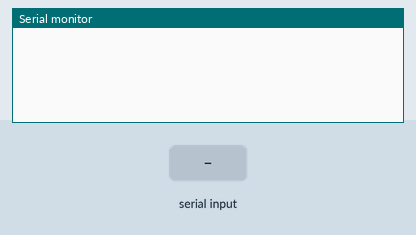
This sketch was run on a simulated Arduino Uno, built with avr-gcc and run on an emulated ATmega328P. Parts: the last lines printed to the serial monitor. The inputs (shaded band) are chosen by the test bench.

Above: at 1.2 s.
1.3 s: "90,45\n" received over Serial
At 2.5 s:
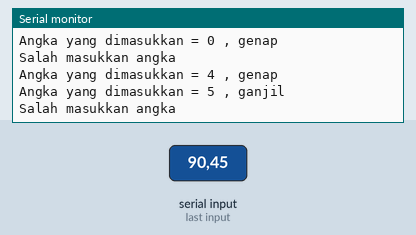
2.8 s: "30,150\n" received over Serial
At 3.9 s:
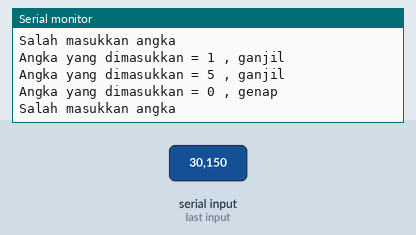
Timing chart, 0 to 5.8 s (numbered marks = the images above; inputs shaded):
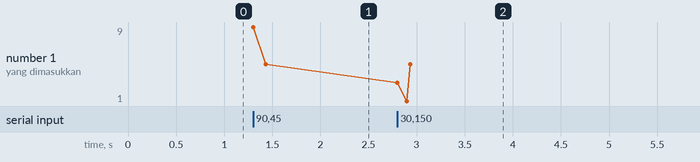

Measured:
- after the input at 1.3 s, the serial monitor: prints a new line at once (image 1)
- after the input at 2.8 s, the serial monitor: prints a new line at once (image 2)

The sketch:

userInput_KombinasiPernyataan.ino
```cpp
char coklat;

void setup() {
Serial.begin(9600);
}

void loop() {
  while (Serial.available() > 0) {
   coklat = Serial.read();
    if (!isDigit(coklat)) Serial.println("Salah masukkan angka");

    else {
      int nilai = coklat - '0';
      Serial.print("Angka yang dimasukkan = ");
      Serial.print(nilai);
      Serial.print(" , ");

      if (nilai % 2 == 1) Serial.println("ganjil");
      if (nilai % 2 == 0) Serial.println("genap");
    }
  }
}
```
